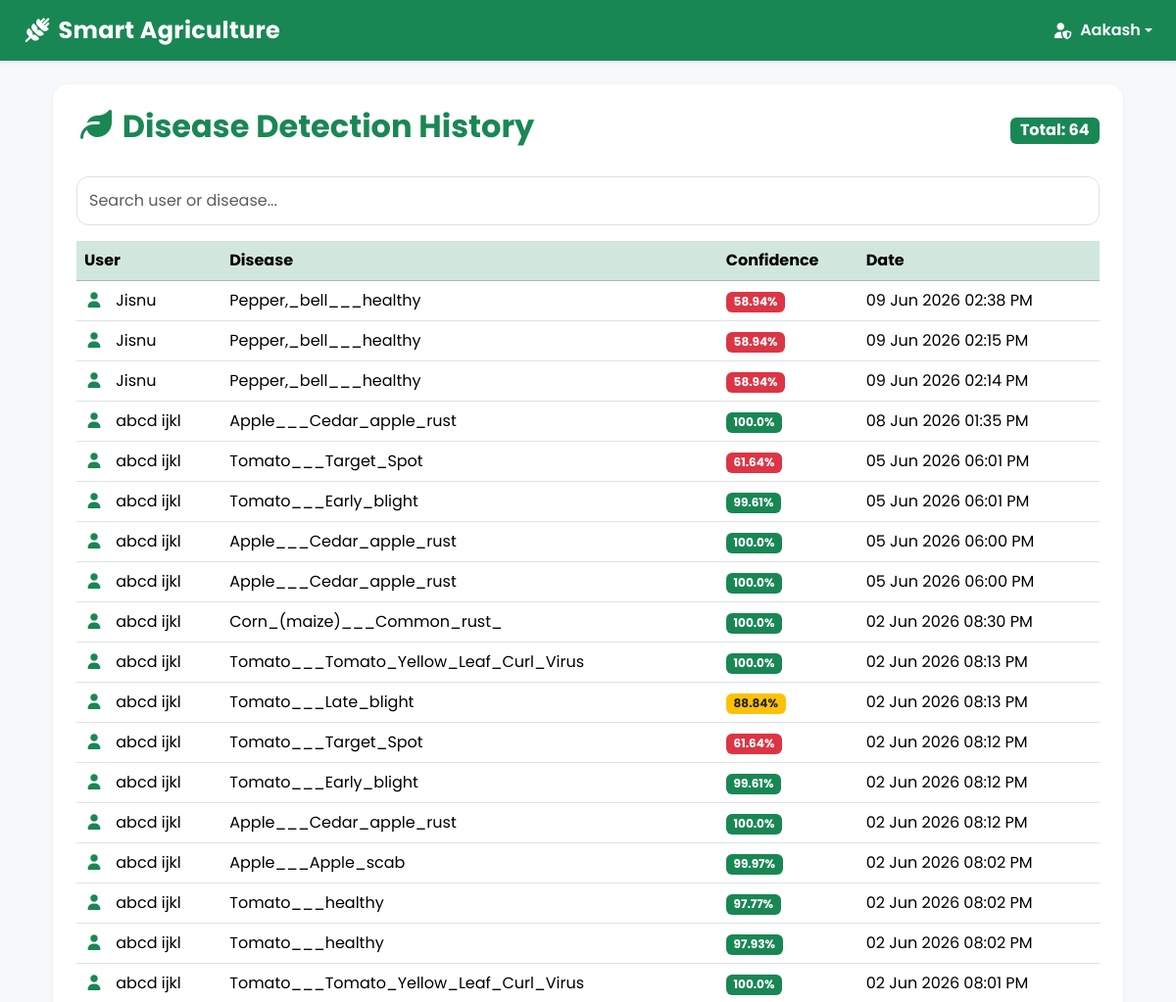
The app's page /admin_disease_history/ (signed in, upper part), older data.
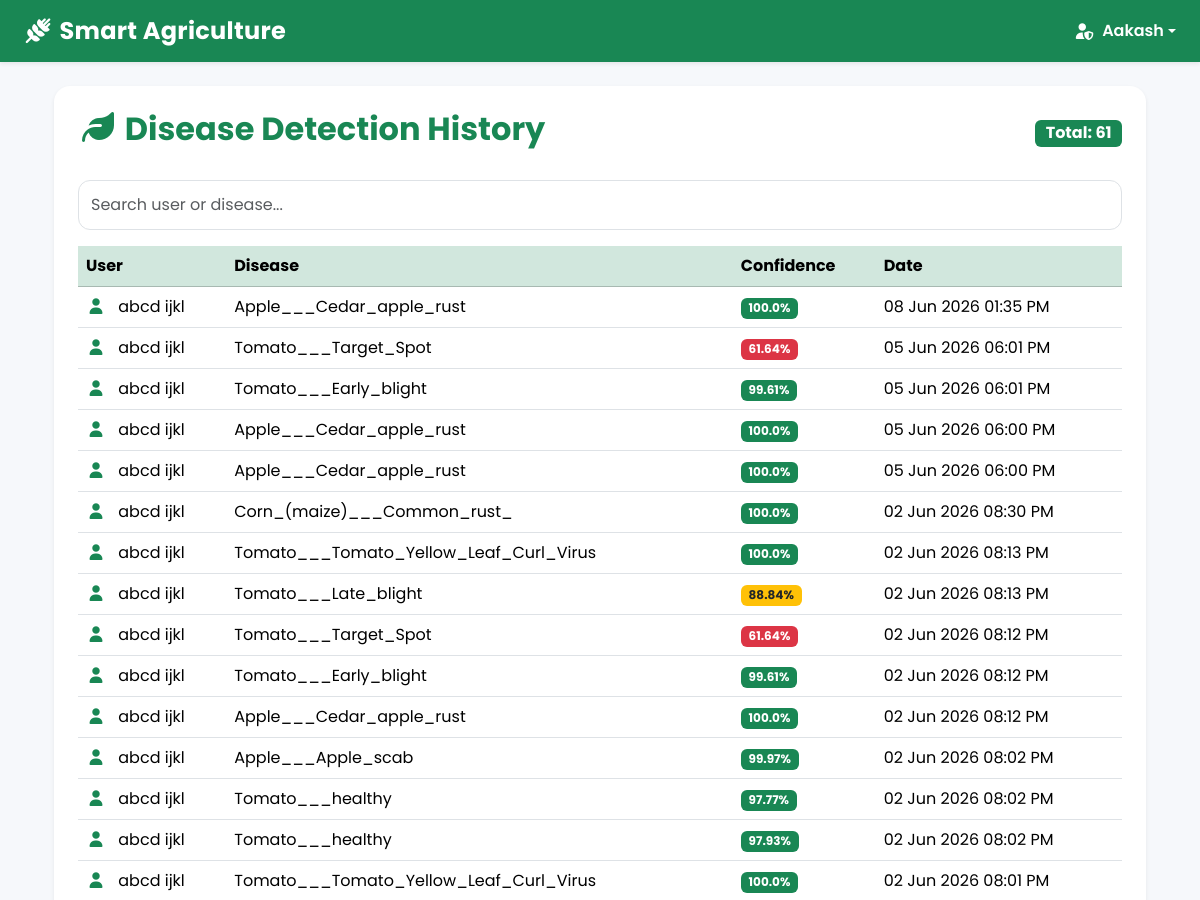
The same page, newer data.
### recommender/models.py (models this page shows, shortened)
class DiseasePrediction(models.Model):
    user = models.ForeignKey(
        User,
        on_delete=models.CASCADE,
        related_name='disease_predictions',
        null=True,
        blank=True
    )
    disease_name = models.CharField(max_length=100)
    confidence = models.FloatField()
    created_at = models.DateTimeField(auto_now_add=True)
    class Meta:
        ordering = ['-created_at']

### recommender/views.py (the view)
# urls.py: path('admin_disease_history/',views.admin_disease_history,name='admin_disease_history'),
@user_passes_test(is_staff, login_url='admin_login')
def admin_disease_history(request):
    predictions = DiseasePrediction.objects.select_related(
        'user'
    ).order_by('-created_at')
    grouped_predictions = defaultdict(list)
    for p in predictions:
        grouped_predictions[p.user].append(p)
    return render(
        request,
        'admin_disease_history.html',
        {
            'predictions': predictions,  # Desktop table
            'grouped_predictions': grouped_predictions.items()  # Mobile cards
        }
    )

### recommender/views.py (called while the page is built)
def is_staff(user):
    return user.is_authenticated and user.is_staff

### recommender/templates/admin_disease_history.html (shortened to what this page needs)
{% extends 'base.html' %}
{% block content %}
  <div class="container-fluid">
    <div class="card shadow-sm border-0 rounded-4">
      <div class="card-body p-4">
        <div class="d-flex justify-content-between align-items-center mb-4 flex-wrap">
          <h2 class="fw-bold text-success mb-2">
            <i class="fa-solid fa-leaf"></i>
            Disease Detection History
          </h2>
          <span class="badge bg-success fs-6">Total: {{ predictions.count }}</span>
        </div>
        <div class="mb-3">
          <input type="text" id="searchInput" class="form-control" placeholder="Search user or disease..." />
        </div>
        <div class="table-responsive d-none d-md-block">
          <table class="table table-hover align-middle">
            <thead class="table-success">
              <tr>
                <th>User</th>
                <th>Disease</th>
                <th>Confidence</th>
                <th>Date</th>
              </tr>
            </thead>
            <tbody id="historyTable">
              {% for p in predictions %}
                <tr>
                  <td>
                    <i class="fa-solid fa-user text-success me-2"></i>
                    {% if p.user.get_full_name %}
                      {{ p.user.get_full_name }}
                    {% else %}
                      {{ p.user.email }}
                    {% endif %}
                  </td>
                  <td>
                    <span>{{ p.disease_name }}</span>
                  </td>
                  <td>
                    {% if p.confidence >= 90 %}
                      <span class="badge bg-success">{{ p.confidence }}%</span>
                    {% elif p.confidence >= 70 %}
                      <span class="badge bg-warning text-dark">{{ p.confidence }}%</span>
                    {% else %}
                      <span class="badge bg-danger">{{ p.confidence }}%</span>
                    {% endif %}
                  </td>
                  <td>{{ p.created_at|date:'d M Y h:i A' }}</td>
                </tr>
              {% empty %}
                <tr>
                  <td colspan="4" class="text-center">No disease detections found.</td>
                </tr>
              {% endfor %}
            </tbody>
          </table>
        </div>
      </div>
    </div>
  </div>
{% endblock %}

Row changes from the older to the newer data that the page shows:
removed DiseasePrediction: user.get_full_name "Jisnu", disease_name "Pepper,_bell___healthy", confidence "58.94", created_at "09 Jun 2026 02:38 PM"
removed DiseasePrediction: user.get_full_name "Jisnu", disease_name "Pepper,_bell___healthy", confidence "58.94", created_at "09 Jun 2026 02:15 PM"
removed DiseasePrediction: user.get_full_name "Jisnu", disease_name "Pepper,_bell___healthy", confidence "58.94", created_at "09 Jun 2026 02:14 PM"
Text that changed along with them:
{{ predictions.count }}: "64" → "61"
